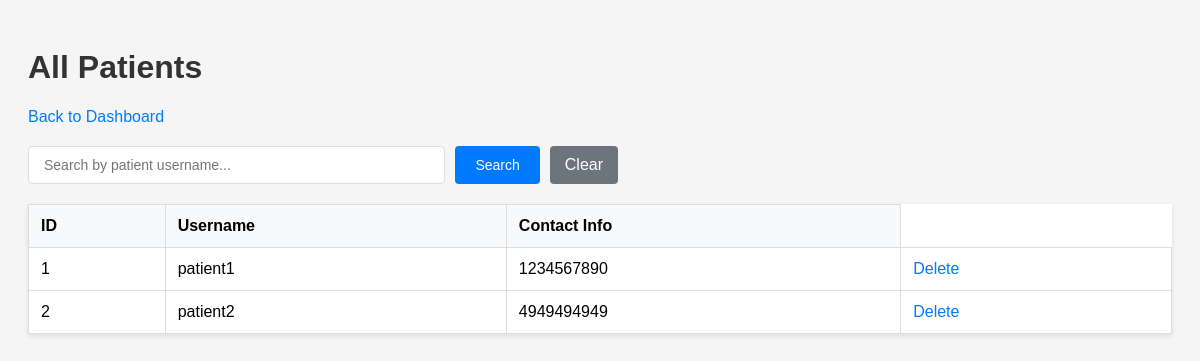
Page /admin/patients (signed in) on the earlier database version.
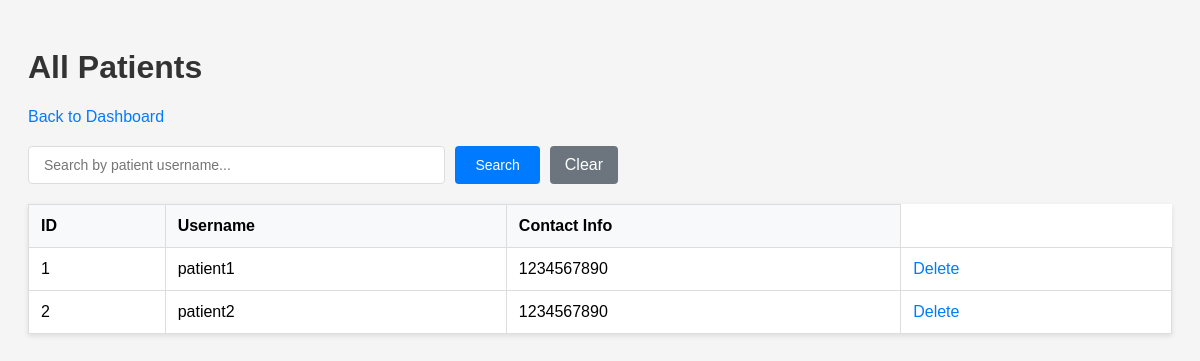
Same page on the later database version.
### app.py (models this page shows, shortened)
class Patient(db.Model):
    __tablename__ = 'patient'
    id = db.Column(db.Integer, primary_key=True, autoincrement=True)
    user_id = db.Column(db.Integer, db.ForeignKey('user.id'), nullable=False)
    contact_info = db.Column(db.String(255), nullable=True)
    user = db.relationship('User', backref='patient')

class User(db.Model):
    __tablename__ = 'user'
    id = db.Column(db.Integer, primary_key=True, autoincrement=True)
    username = db.Column(db.String(100), unique=True, nullable=False)
    password = db.Column(db.String(100), nullable=False)
    role = db.Column(db.String(20), nullable=False)  # admin, doctor, patient
    contact = db.Column(db.String(50), nullable=True)

### app.py (the view)
@app.route('/admin/patients')
def view_user():
    if 'user_id' not in session or session.get('role') != 'admin':
        flash('Access denied', 'error')
        return redirect(url_for('login'))
    search = request.args.get('search', '').strip()
    if search:
        patients = Patient.query.join(User).filter(
            User.username.ilike(f'%{search}%')
        ).all()
    else:
        patients = Patient.query.all()
    return render_template('view_user.html', patients=patients, search=search)

### templates/view_user.html (shortened to what this page needs)
<!DOCTYPE html>
<html lang="en">
<head>
</head>
<body>
    <h1>All Patients</h1>
    <div>
        <a href="/admin/dashboard">Back to Dashboard</a>
    </div>
    <form method="GET" action="/admin/patients" class="search-container">
        <input
            type="text"
            class="search-box"
            name="search"
            placeholder="Search by patient username..."
            value="{{ search or '' }}"
        >
        <button type="submit" class="search-btn">Search</button>
        <a href="/admin/patients" class="clear-btn">Clear</a>
    </form>
    {% if patients %}
    <table>
        <thead>
            <tr>
                <th>ID</th>
                <th>Username</th>
                <th>Contact Info</th>
            </tr>
        </thead>
        <tbody>
            {% for patient in patients %}
            <tr>
                <td>{{ patient.id }}</td>
                <td>{{ patient.user.username }}</td>
                <td>{{ patient.user.contact or 'N/A' }}</td>
                <td>
                <a href="/admin/delete_patient/{{ patient.id }}"
                   onclick="return confirm('Are you sure you want to delete this patient?');">
                   Delete
                </a>
            </td>
            </tr>
            {% endfor %}
        </tbody>
    </table>
    {% endif %}
</body>
</html>

### templates/view_user.html (style rules this page uses)
body { font-family: Arial, sans-serif; padding: 20px; background-color: #f5f5f5; }
h1 { color: #333; }
a { color: #007bff; text-decoration: none; margin-right: 10px; }
.search-container { display: flex; gap: 10px; margin: 20px 0; max-width: 600px; }
.search-box { flex: 1; padding: 10px 15px; border: 1px solid #ddd; border-radius: 4px; font-size: 14px; }
.search-btn { padding: 10px 20px; background-color: #007bff; color: white; border: none; border-radius: 4px; cursor: pointer; font-size: 14px; }
.clear-btn { padding: 10px 15px; background-color: #6c757d; color: white; border-radius: 4px; text-decoration: none; display: inline-flex; align-items: center; }
table { width: 100%; border-collapse: collapse; background: white; box-shadow: 0 2px 5px rgba(0,0,0,0.1); margin-top: 20px; }
th, td { padding: 12px; text-align: left; border: 1px solid #ddd; }
th { background-color: #f8f9fa; font-weight: bold; }

Differences in the rows shown:
changed Patient "patient2": user "4949494949" → "1234567890"
